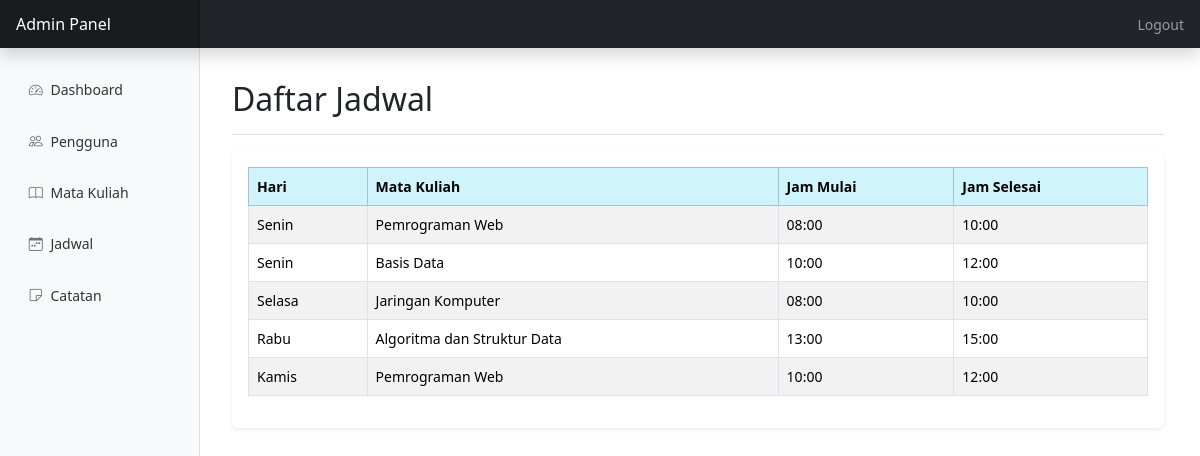
Page /admin2/schedules.php on the committed database.
### tables this page shows
CREATE TABLE `schedules` (
  `id` int(11) NOT NULL,
  `course_id` int(11) NOT NULL,
  `day_of_week` enum('Senin','Selasa','Rabu','Kamis','Jumat','Sabtu','Minggu') NOT NULL,
  `start_time` time NOT NULL,
  `end_time` time NOT NULL
);

CREATE TABLE `courses` (
  `id` int(11) NOT NULL,
  `course_name` varchar(100) NOT NULL,
  `created_at` timestamp NOT NULL DEFAULT CURRENT_TIMESTAMP
);

### admin2/schedules.php (the view, shortened to what this page needs)
<?php
require_once 'config/koneksi.php';
 $stmt = $conn->prepare("SELECT s.id, s.day_of_week, c.course_name, s.start_time, s.end_time FROM schedules s JOIN courses c ON s.course_id = c.id ORDER BY FIELD(s.day_of_week, 'Senin', 'Selasa', 'Rabu', 'Kamis', 'Jumat', 'Sabtu', 'Minggu'), s.start_time");
 $stmt->execute();
 $result = $stmt->get_result();
require_once 'includes/header.php';
require_once 'includes/sidebar.php';
?>
<main class="col-md-9 ms-sm-auto col-lg-10 px-md-4 main">
    <div class="d-flex justify-content-between flex-wrap flex-md-nowrap align-items-center pt-3 pb-2 mb-3 border-bottom">
        <h1 class="h2">Daftar Jadwal</h1>
    </div>
    <div class="card">
        <div class="card-body">
            <div class="table-responsive">
                <table class="table table-striped table-bordered table-hover">
                    <thead class="table-info">
                        <tr>
                            <th>Hari</th>
                            <th>Mata Kuliah</th>
                            <th>Jam Mulai</th>
                            <th>Jam Selesai</th>
                        </tr>
                    </thead>
                    <tbody>
                        <?php if ($result->num_rows > 0): ?>
                            <?php while($row = $result->fetch_assoc()): ?>
                                <tr>
                                    <td><?php echo htmlspecialchars($row['day_of_week']); ?></td>
                                    <td><?php echo htmlspecialchars($row['course_name']); ?></td>
                                    <td><?php echo date('H:i', strtotime($row['start_time'])); ?></td>
                                    <td><?php echo date('H:i', strtotime($row['end_time'])); ?></td>
                                </tr>
                            <?php endwhile; ?>
                        <?php else: ?>
                            <tr>
                                <td colspan="4" class="text-center">Tidak ada data jadwal.</td>
                            </tr>
                        <?php endif; ?>
                    </tbody>
                </table>
            </div>
        </div>
    </div>
</main>
</div>
</body>
</html>

### admin2/includes/header.php (shortened to what this page needs)
<!DOCTYPE html>
<html lang="id">
<head>
    <link href="assets/bootstrap/css/bootstrap.min.css" rel="stylesheet">
    <link rel="stylesheet" href="https://cdn.jsdelivr.net/npm/bootstrap-icons@1.11.1/font/bootstrap-icons.css">
    <link rel="stylesheet" href="assets/css/style.css">
</head>
<body>
    <nav class="navbar navbar-dark sticky-top bg-dark flex-md-nowrap p-0 shadow">
        <a class="navbar-brand col-md-3 col-lg-2 me-0 px-3" href="#">Admin Panel</a>
        <div class="navbar-nav">
            <div class="nav-item text-nowrap">
                <a class="nav-link px-3" href="#">Logout</a>
            </div>
        </div>
    </nav>
    <div class="container-fluid">

### admin2/includes/sidebar.php
<nav id="sidebarMenu" class="col-md-3 col-lg-2 d-md-block bg-light sidebar collapse">
    <div class="position-sticky pt-3 sidebar-sticky">
        <ul class="nav flex-column">
            <li class="nav-item">
                <a class="nav-link" href="index.php">
                    <i class="bi bi-speedometer2"></i>
                    Dashboard
                </a>
            </li>
            <li class="nav-item">
                <a class="nav-link" href="users.php">
                    <i class="bi bi-people"></i>
                    Pengguna
                </a>
            </li>
            <li class="nav-item">
                <a class="nav-link" href="courses.php">
                    <i class="bi bi-book"></i>
                    Mata Kuliah
                </a>
            </li>
            <li class="nav-item">
                <a class="nav-link" href="schedules.php">
                    <i class="bi bi-calendar-week"></i>
                    Jadwal
                </a>
            </li>
            <li class="nav-item">
                <a class="nav-link" href="notes.php">
                    <i class="bi bi-sticky"></i>
                    Catatan
                </a>
            </li>
        </ul>
    </div>
</nav>

### admin2/assets/css/style.css (style rules this page uses)
:root { --bs-primary: #5a8787; --bs-primary-rgb: 90, 135, 135; --bs-secondary: #6c757d; --bs-success: #198754; --bs-info: #0dcaf0; --bs-warning: #ffc107; --bs-danger: #dc3545; --bs-light: #f8f9fa; --bs-dark: #212529; }
body { font-size: .875rem; }
.sidebar { position: fixed; top: 0; bottom: 0; left: 0; z-index: 100; padding: 48px 0 0; box-shadow: inset -1px 0 0 rgba(0, 0, 0, .1); }
.sidebar-sticky { position: relative; top: 0; height: calc(100vh - 48px); padding-top: .5rem; overflow-x: hidden; overflow-y: auto; }
.sidebar .nav-link { font-weight: 500; color: #333; padding: 0.75rem 1rem; border-radius: 0.375rem; margin: 0.2rem 0.8rem; }
.sidebar .nav-link .bi { margin-right: 4px; color: #727272; }
.navbar-brand { padding-top: .75rem; padding-bottom: .75rem; font-size: 1rem; background-color: rgba(0, 0, 0, .25); box-shadow: inset -1px 0 0 rgba(0, 0, 0, .25); }
.main { margin-left: 240px; padding: 1rem; }
.card { border: none; box-shadow: 0 0.125rem 0.25rem rgba(0, 0, 0, 0.075); transition: box-shadow .15s ease-in-out; }

### rows in the picture
schedules: day_of_week "Senin", course.course_name "Pemrograman Web", start_time "08:00", end_time "10:00"
schedules: day_of_week "Senin", course.course_name "Basis Data", start_time "10:00", end_time "12:00"
schedules: day_of_week "Selasa", course.course_name "Jaringan Komputer", start_time "08:00", end_time "10:00"
schedules: day_of_week "Rabu", course.course_name "Algoritma dan Struktur Data", start_time "13:00", end_time "15:00"
schedules: day_of_week "Kamis", course.course_name "Pemrograman Web", start_time "10:00", end_time "12:00"
